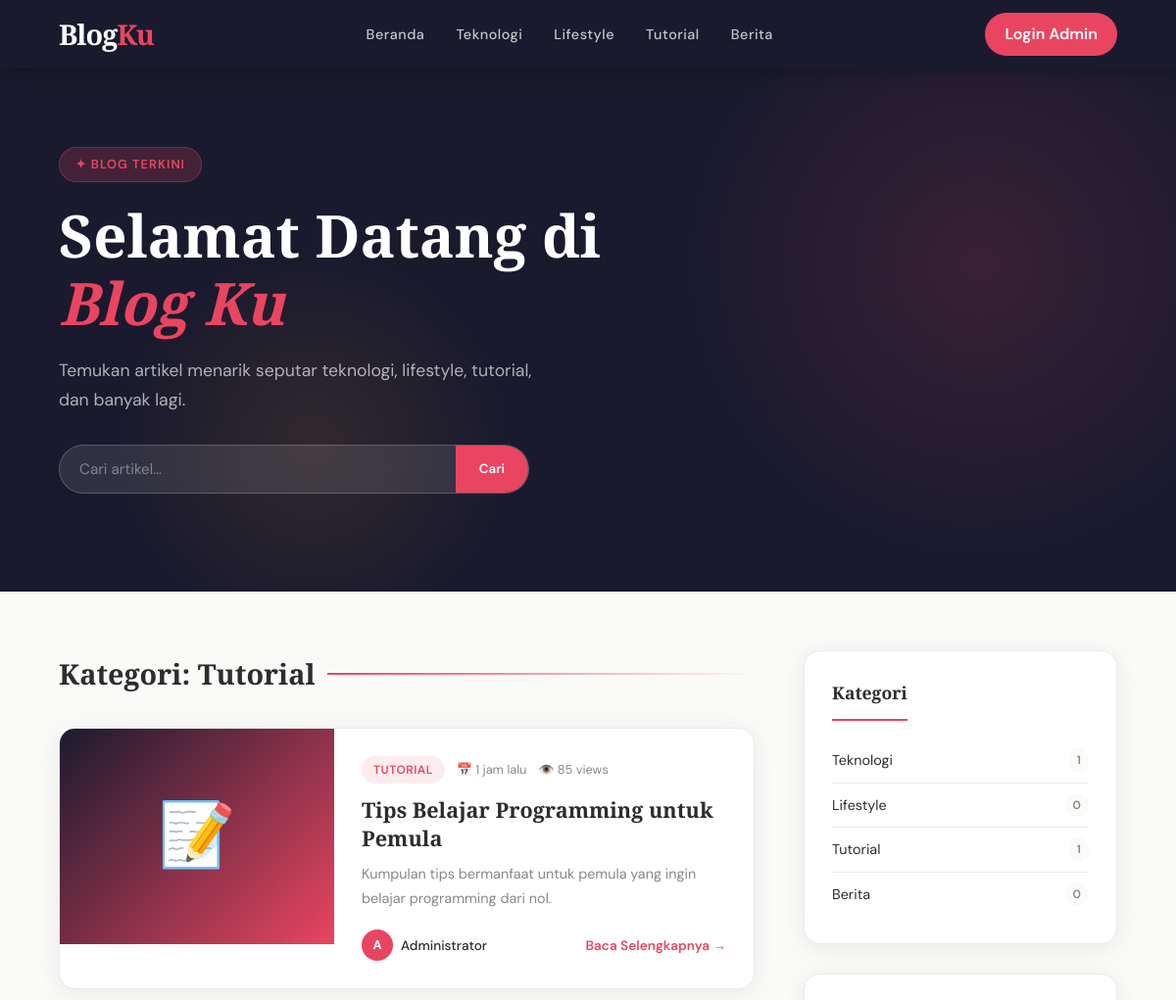
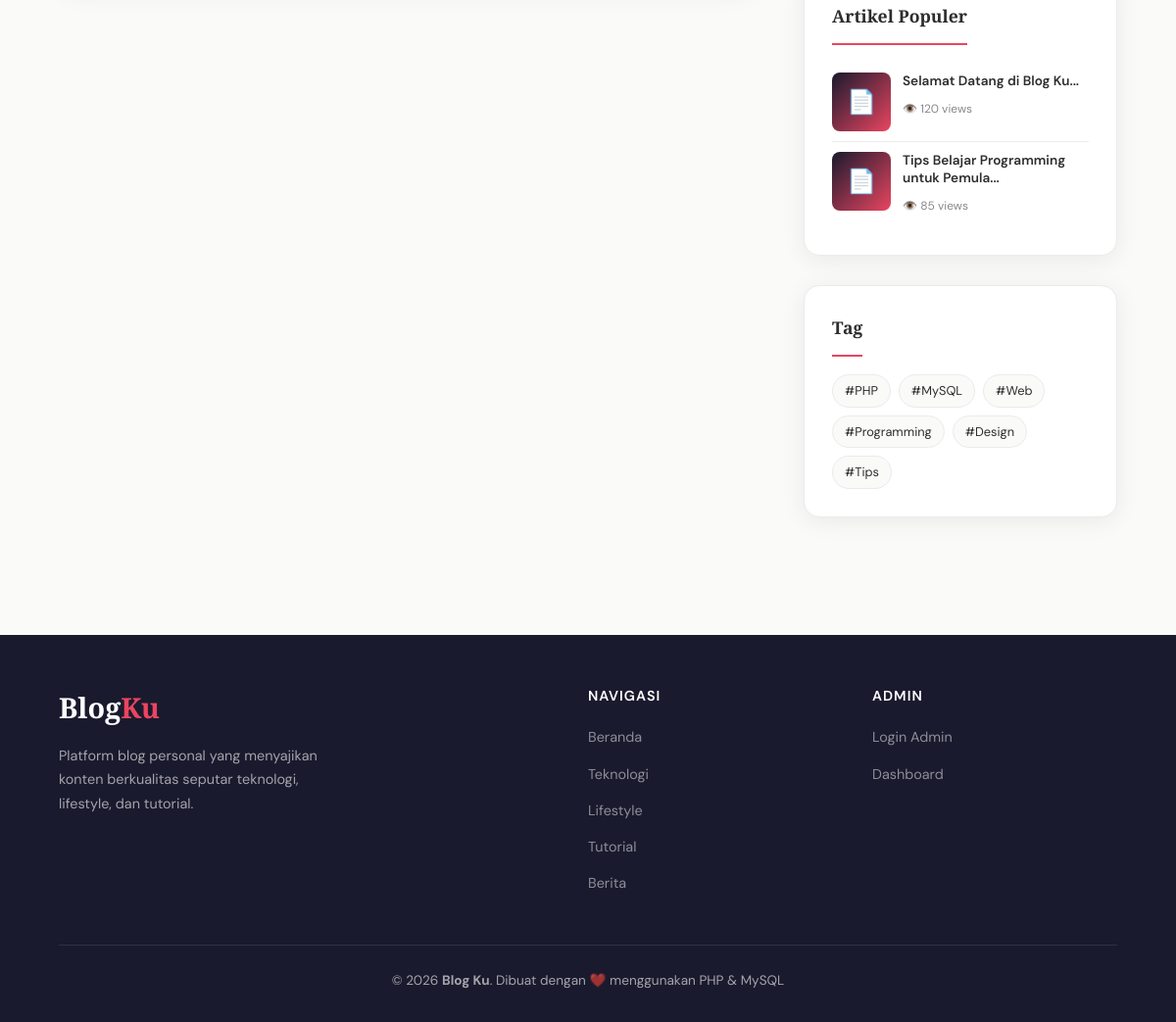
The app's page /?kategori=tutorial with its own data (2 pictures, top to bottom).
### tables this page shows
CREATE TABLE IF NOT EXISTS kategori (
    id INT AUTO_INCREMENT PRIMARY KEY,
    nama VARCHAR(100) NOT NULL,
    slug VARCHAR(100) UNIQUE NOT NULL,
    deskripsi TEXT
);

CREATE TABLE IF NOT EXISTS artikel (
    id INT AUTO_INCREMENT PRIMARY KEY,
    judul VARCHAR(255) NOT NULL,
    slug VARCHAR(255) UNIQUE NOT NULL,
    konten LONGTEXT,
    ringkasan TEXT,
    gambar VARCHAR(255),
    id_kategori INT,
    id_user INT,
    status ENUM('draft','publish') DEFAULT 'draft',
    views INT DEFAULT 0,
    created_at TIMESTAMP DEFAULT CURRENT_TIMESTAMP,
    updated_at TIMESTAMP DEFAULT CURRENT_TIMESTAMP ON UPDATE CURRENT_TIMESTAMP,
    FOREIGN KEY (id_kategori) REFERENCES kategori(id) ON DELETE SET NULL,
    FOREIGN KEY (id_user) REFERENCES users(id) ON DELETE CASCADE
);

CREATE TABLE IF NOT EXISTS users (
    id INT AUTO_INCREMENT PRIMARY KEY,
    nama VARCHAR(100) NOT NULL,
    username VARCHAR(50) UNIQUE NOT NULL,
    password VARCHAR(255) NOT NULL,
    email VARCHAR(100) UNIQUE,
    avatar VARCHAR(255) DEFAULT 'default.png',
    role ENUM('admin','author') DEFAULT 'author',
    created_at TIMESTAMP DEFAULT CURRENT_TIMESTAMP
);

CREATE TABLE IF NOT EXISTS tag (
    id INT AUTO_INCREMENT PRIMARY KEY,
    nama VARCHAR(100) NOT NULL,
    slug VARCHAR(100) UNIQUE NOT NULL
);

### includes/functions.php (called while the page is built, shortened)
<?php
function timeAgo($datetime) {
    $now = new DateTime();
    $ago = new DateTime($datetime);
    $diff = $now->diff($ago);
    if ($diff->h > 0) return $diff->h . ' jam lalu';
    return 'Baru saja';
}

### public/index.php (the view, shortened to what this page needs)
<?php
require '../config/db.php';
require '../includes/functions.php';
$page = isset($_GET['page']) ? (int)$_GET['page'] : 1;
$per_page = 5;
$offset = ($page - 1) * $per_page;
$filter_kat = isset($_GET['kategori']) ? $_GET['kategori'] : '';
$filter_tag = isset($_GET['tag']) ? $_GET['tag'] : '';
$search = isset($_GET['q']) ? trim($_GET['q']) : '';
$where = "WHERE a.status = 'publish'";
$params = [];
if ($filter_kat) { $where .= " AND k.slug = ?"; $params[] = $filter_kat; }
$stmt = $pdo->prepare("SELECT a.*, k.nama as kategori_nama, k.slug as kategori_slug, u.nama as author_nama
    FROM artikel a
    LEFT JOIN kategori k ON a.id_kategori = k.id
    LEFT JOIN users u ON a.id_user = u.id
    $where ORDER BY a.created_at DESC LIMIT $per_page OFFSET $offset");
$stmt->execute($params);
$artikels = $stmt->fetchAll();
$kategoris = $pdo->query("SELECT k.*, COUNT(a.id) as jml FROM kategori k LEFT JOIN artikel a ON k.id=a.id_kategori AND a.status='publish' GROUP BY k.id")->fetchAll();
$tags = $pdo->query("SELECT * FROM tag")->fetchAll();
$populer = $pdo->query("SELECT a.*, k.nama as kategori_nama FROM artikel a LEFT JOIN kategori k ON a.id_kategori=k.id WHERE a.status='publish' ORDER BY a.views DESC LIMIT 5")->fetchAll();
?>
<!DOCTYPE html>
<html lang="id">
<head>
<link rel="stylesheet" href="../assets/css/style.css">
</head>
<body>
<nav class="navbar">
  <a href="index.php" class="navbar-brand">Blog<span>Ku</span></a>
  <ul class="navbar-nav">
    <li><a href="index.php">Beranda</a></li>
    <?php foreach ($kategoris as $k): ?>
    <li><a href="?kategori=<?= $k['slug'] ?>"><?= htmlspecialchars($k['nama']) ?></a></li>
    <?php endforeach; ?>
  </ul>
  <a href="../auth/login.php" class="btn-login">Login Admin</a>
</nav>
<section class="hero">
  <div class="hero-content">
    <span class="hero-badge">✦ Blog Terkini</span>
    <h1>Selamat Datang di <em>Blog Ku</em></h1>
    <p>Temukan artikel menarik seputar teknologi, lifestyle, tutorial, dan banyak lagi.</p>
    <form class="hero-search" method="GET" action="index.php">
      <input type="text" name="q" placeholder="Cari artikel..." value="<?= htmlspecialchars($search) ?>">
      <button type="submit">Cari</button>
    </form>
  </div>
</section>
<div class="main-container">
  <main>
    <h2 class="section-title">
      <?php if ($search): ?>Hasil Pencarian: "<?= htmlspecialchars($search) ?>"
      <?php elseif ($filter_kat): ?>Kategori: <?= htmlspecialchars(ucfirst($filter_kat)) ?>
      <?php elseif ($filter_tag): ?>Tag: #<?= htmlspecialchars($filter_tag) ?>
      <?php else: ?>Artikel Terbaru<?php endif; ?>
    </h2>
    <div class="articles-grid">
      <?php foreach ($artikels as $art): ?>
      <article class="article-card">
        <div class="article-card-img">
          <?php if ($art['gambar'] && file_exists("../assets/img/".$art['gambar'])): ?>
            <img src="../assets/img/<?= $art['gambar'] ?>" alt="<?= htmlspecialchars($art['judul']) ?>" style="width:100%;height:100%;object-fit:cover;">
          <?php else: ?>
            📝
          <?php endif; ?>
        </div>
        <div class="article-card-body">
          <div class="article-meta">
            <?php if ($art['kategori_nama']): ?>
            <a href="?kategori=<?= $art['kategori_slug'] ?>" class="badge-kategori"><?= htmlspecialchars($art['kategori_nama']) ?></a>
            <?php endif; ?>
            <span class="article-date">📅 <?= timeAgo($art['created_at']) ?></span>
            <span class="article-date">👁️ <?= number_format($art['views']) ?> views</span>
          </div>
          <h2><a href="artikel.php?slug=<?= $art['slug'] ?>"><?= htmlspecialchars($art['judul']) ?></a></h2>
          <p><?= htmlspecialchars($art['ringkasan'] ?: strip_tags(substr($art['konten'], 0, 150)).'...') ?></p>
          <div class="article-footer">
            <div class="author-info">
              <div class="author-avatar"><?= strtoupper(substr($art['author_nama'], 0, 1)) ?></div>
              <span class="author-name"><?= htmlspecialchars($art['author_nama']) ?></span>
            </div>
            <a href="artikel.php?slug=<?= $art['slug'] ?>" class="read-more">Baca Selengkapnya →</a>
          </div>
        </div>
      </article>
      <?php endforeach; ?>
    </div>
  </main>
  <aside class="sidebar">
    <div class="sidebar-widget">
      <div class="widget-title">Kategori</div>
      <ul class="kategori-list">
        <?php foreach ($kategoris as $k): ?>
        <li><a href="?kategori=<?= $k['slug'] ?>"><?= htmlspecialchars($k['nama']) ?><span><?= $k['jml'] ?></span></a></li>
        <?php endforeach; ?>
      </ul>
    </div>
    <div class="sidebar-widget">
      <div class="widget-title">Artikel Populer</div>
      <?php foreach ($populer as $p): ?>
      <div class="artikel-populer-item">
        <div class="artikel-populer-img">📄</div>
        <div class="artikel-populer-info">
          <h4><a href="artikel.php?slug=<?= $p['slug'] ?>"><?= htmlspecialchars(substr($p['judul'], 0, 45)) ?>...</a></h4>
          <span>👁️ <?= number_format($p['views']) ?> views</span>
        </div>
      </div>
      <?php endforeach; ?>
    </div>
    <div class="sidebar-widget">
      <div class="widget-title">Tag</div>
      <div class="tag-cloud">
        <?php foreach ($tags as $t): ?>
        <a href="?tag=<?= $t['slug'] ?>" class="tag-item">#<?= htmlspecialchars($t['nama']) ?></a>
        <?php endforeach; ?>
      </div>
    </div>
  </aside>
</div>
<footer class="footer">
  <div class="footer-grid">
    <div>
      <div class="footer-brand">Blog<span>Ku</span></div>
      <p style="font-size:0.9rem;max-width:280px;line-height:1.7;">Platform blog personal yang menyajikan konten berkualitas seputar teknologi, lifestyle, dan tutorial.</p>
    </div>
    <div>
      <h4>Navigasi</h4>
      <ul>
        <li><a href="index.php">Beranda</a></li>
        <?php foreach ($kategoris as $k): ?><li><a href="?kategori=<?= $k['slug'] ?>"><?= htmlspecialchars($k['nama']) ?></a></li><?php endforeach; ?>
      </ul>
    </div>
    <div>
      <h4>Admin</h4>
      <ul>
        <li><a href="../auth/login.php">Login Admin</a></li>
        <li><a href="../admin/dashboard.php">Dashboard</a></li>
      </ul>
    </div>
  </div>
  <div class="footer-bottom">
    <p>© <?= date('Y') ?> <strong>Blog Ku</strong>. Dibuat dengan ❤️ menggunakan PHP & MySQL</p>
  </div>
</footer>
</body>
</html>

### records on screen
kategori: nama "Teknologi", jml "1"
kategori: nama "Lifestyle", jml "0"
kategori: nama "Tutorial", jml "1"
kategori: nama "Berita", jml "0"
artikel: id_kategori.nama "TUTORIAL", created_at "1 jam lalu", views "85", judul "Tips Belajar Programming untuk Pemula", ringkasan "Kumpulan tips bermanfaat untuk pemula yang ingin belajar programming dari nol.", id_user.nama "A", id_user.nama "Administrator"
artikel: judul "Selamat Datang di Blog Ku", views "120"
tag: nama "PHP"
tag: nama "MySQL"
tag: nama "Web"
tag: nama "Programming"
tag: nama "Design"
tag: nama "Tips"

### other values on screen
$filter_kat "Tutorial"
